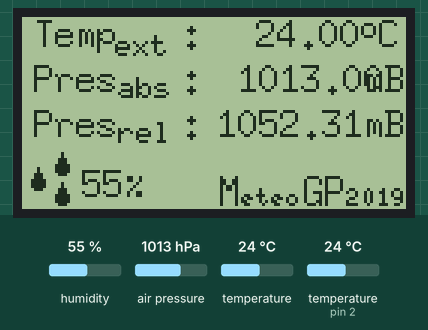
A sketch run on a simulated Arduino Uno, built with avr-gcc and run on an emulated ATmega328P. Shown: 128×64 one-colour display. The test bench sets the inputs (shaded band); at power-on: air pressure 1013 hPa, humidity 55 %, temperature 24 °C, temperature (sensor on pin 2) 24 °C. What the sketch prints to the serial monitor is not drawn.

Above: at 4.9 s.
5.0 s: air pressure set to 952 hPa
At 10.8 s:
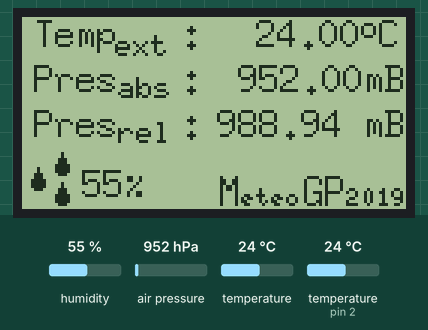
11.5 s: humidity set to 22 %
At 16.3 s:
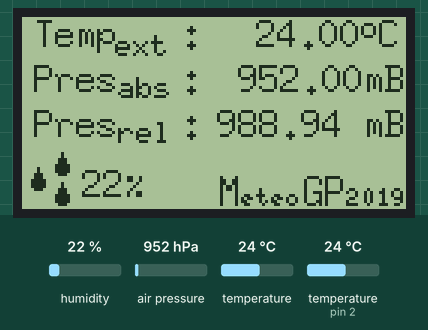
18.0 s: temperature (sensor 0) set to 12 °C
At 23.0 s:
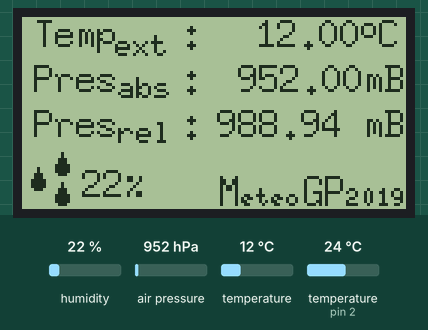
24.5 s: humidity set to 40 %
At 28.6 s:
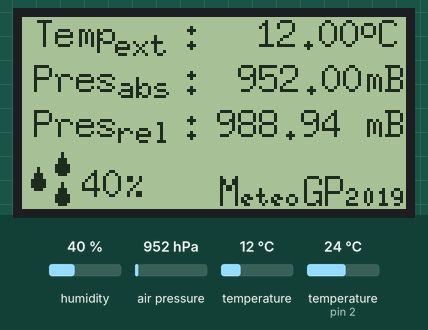
31.0 s: air pressure set to 975 hPa
At 34.3 s:
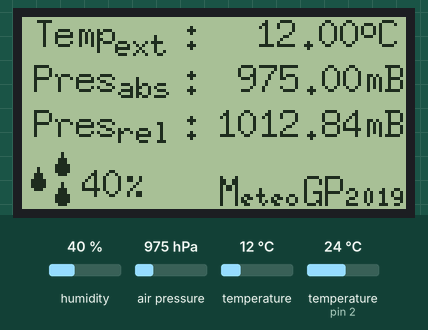
37.5 s: temperature (sensor 0) set to 19 °C
At 40.1 s:
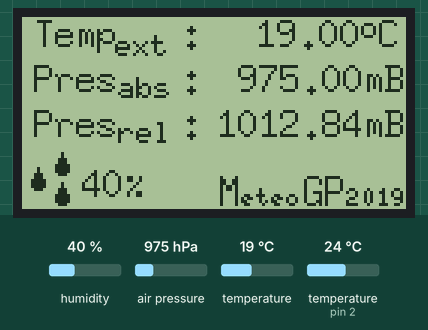
Timing chart, 0 to 41.6 s (numbered marks = the images above; inputs shaded):
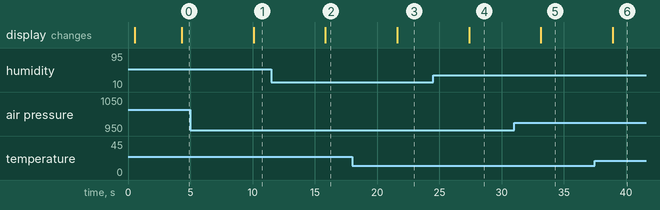

The sketch:

statia_meteo_lcd12864_bmp180_v3.1.ino
```cpp
/* SFE_BMP180 schița exemplului bibliotecii
Această schiță arată cum se utilizează biblioteca SFE_BMP180 pentru a citi
Bosch BMP180 senzor barometric de presiune.
https://www.sparkfun.com/products/11824

*/

#include <SFE_BMP180.h>
#include <Wire.h>
#include <U8glib.h>
#include "DHT.h"

#define DHTPIN 2     // senzorul DHT11 conectat la pinul D2
#define DHTTYPE DHT11   // DHT 11
//#define DHTTYPE DHT22   // DHT 22  (AM2302), AM2321
//#define DHTTYPE DHT21   // DHT 21 (AM2301)

DHT dht(DHTPIN, DHTTYPE);

U8GLIB_ST7920_128X64_1X u8g(7,6,5);  // En, RW, RS          // Creați un obiect u8g care să funcționeze cu afișajul, specificând numărul de ieșire CS pentru magistrala hardware SPI

// You will need to create an SFE_BMP180 object, here called "pressure":

SFE_BMP180 pressure;

#define ALTITUDE 320.0 // Altitudine medie Targu Mures

const uint8_t picaturi[] PROGMEM = {
  0x04,
  0x04,
  0x0E,
  0x0E,
  0x1F,
  0x1F,
  0x1F,
  0x0E
};

void subrutina0(void) {
  // pictez un chenar
  u8g.drawFrame(0,0,127,63);
  // pun un font maricel
  u8g.setFont(u8g_font_unifont);
  //u8g.setFont(u8g_font_osb21);
  u8g.drawStr( 15, 15, "Statie meteo");

//  u8g.setFont(u8g_font_unifont);
  u8g.setFont(u8g_font_6x10);
  u8g.drawStr( 20, 26, "cu senzor BMP180");
  u8g.setFont(u8g_font_5x7);
  u8g.drawStr( 6, 38, "ecran LCD12864 (ST7920)");
  u8g.drawStr( 10, 60, "realizat de Pekatonix");
  u8g.setFont(u8g_font_6x10);
  u8g.drawStr( 25, 50, "versiunea 3.1");
}

void setup()
{
  Serial.begin(9600);
  Serial.println("REBOOT");
  dht.begin();

  // Initialize the sensor (it is important to get calibration values stored on the device).
  if (pressure.begin())
    Serial.println("BMP180 init success");
  else
  {
    // Oops, something went wrong, this is usually a connection problem,
    // see the comments at the top of this sketch for the proper connections.

    Serial.println("BMP180 init fail\n\n");
    while(1); // Pause forever.
  }

    if ( u8g.getMode() == U8G_MODE_R3G3B2 ) {
    u8g.setColorIndex(255);     // white
  }
  else if ( u8g.getMode() == U8G_MODE_GRAY2BIT ) {
    u8g.setColorIndex(3);         // max intensity
  }
  else if ( u8g.getMode() == U8G_MODE_BW ) {
    u8g.setColorIndex(1);         // pixel on
  }
  else if ( u8g.getMode() == U8G_MODE_HICOLOR ) {
    u8g.setHiColorByRGB(255,255,255);
  }
  // parte de prezentare
  u8g.firstPage();
  do {
    subrutina0(); // unde e mesajul de intampinare
  } while( u8g.nextPage() );
 delay(3000);

}

void loop()
{
  char status;
  double T,P,p0,a;
  T = T - 1;  // Corectie temperatura
  // Loop here getting pressure readings every 10 seconds.

  // If you want sea-level-compensated pressure, as used in weather reports,
  // you will need to know the altitude at which your measurements are taken.
  // We're using a constant called ALTITUDE in this sketch:

  Serial.println();
  Serial.print("provided altitude: ");
  Serial.print(ALTITUDE,0);
  Serial.print(" meters, ");
  Serial.print(ALTITUDE*3.28084,0);
  Serial.println(" feet");

  // If you want to measure altitude, and not pressure, you will instead need
  // to provide a known baseline pressure. This is shown at the end of the sketch.

  // You must first get a temperature measurement to perform a pressure reading.

  // Start a temperature measurement:
  // If request is successful, the number of ms to wait is returned.
  // If request is unsuccessful, 0 is returned.

  status = pressure.startTemperature();
  if (status != 0)
  {
    // Wait for the measurement to complete:
    delay(status);

    // Retrieve the completed temperature measurement:
    // Note that the measurement is stored in the variable T.
    // Function returns 1 if successful, 0 if failure.

    status = pressure.getTemperature(T);
    if (status != 0)
    {
      // Print out the measurement:
      Serial.print("temperature: ");
      Serial.print(T,2);
      Serial.print(" deg C, ");
      Serial.print((9.0/5.0)*T+32.0,2);
      Serial.println(" deg F");

      // Start a pressure measurement:
      // The parameter is the oversampling setting, from 0 to 3 (highest res, longest wait).
      // If request is successful, the number of ms to wait is returned.
      // If request is unsuccessful, 0 is returned.

      status = pressure.startPressure(3);
      if (status != 0)
      {
        // Wait for the measurement to complete:
        delay(status);

        // Retrieve the completed pressure measurement:
        // Note that the measurement is stored in the variable P.
        // Note also that the function requires the previous temperature measurement (T).
        // (If temperature is stable, you can do one temperature measurement for a number of pressure measurements.)
        // Function returns 1 if successful, 0 if failure.

        status = pressure.getPressure(P,T);
        if (status != 0)
        {
          // Print out the measurement:
          Serial.print("absolute pressure: ");
          Serial.print(P,2);
          Serial.print(" mb, ");
          Serial.print(P*0.0295333727,2);
          Serial.println(" inHg");

          // The pressure sensor returns abolute pressure, which varies with altitude.
          // To remove the effects of altitude, use the sealevel function and your current altitude.
          // This number is commonly used in weather reports.
          // Parameters: P = absolute pressure in mb, ALTITUDE = current altitude in m.
          // Result: p0 = sea-level compensated pressure in mb

          p0 = pressure.sealevel(P,ALTITUDE); // we're at 1655 meters (Boulder, CO)
          Serial.print("relative (sea-level) pressure: ");
          Serial.print(p0,2);
          Serial.print(" mb, ");
          Serial.print(p0*0.0295333727,2);
          Serial.println(" inHg");

          // On the other hand, if you want to determine your altitude from the pressure reading,
          // use the altitude function along with a baseline pressure (sea-level or other).
          // Parameters: P = absolute pressure in mb, p0 = baseline pressure in mb.
          // Result: a = altitude in m.

          a = pressure.altitude(P,p0);
          Serial.print("computed altitude: ");
          Serial.print(a,0);
          Serial.print(" meters, ");
          Serial.print(a*3.28084,0);
          Serial.println(" feet");
        }
        else Serial.println("error retrieving pressure measurement\n");
      }
      else Serial.println("error starting pressure measurement\n");
    }
    else Serial.println("error retrieving temperature measurement\n");
  }
  else Serial.println("error starting temperature measurement\n");

  // Partea de masarura cu DHT - umiditate
  float h = dht.readHumidity();

  u8g.firstPage();
   do{   char s[2] = " ";

 // Afisez temperatura
   // u8g.drawFrame(0,0,127,14);
    u8g.setFont(u8g_font_7x13);  // folosesc font 6x12
    u8g.drawStr(4, 10, "Temp   :");
    u8g.setFont(u8g_font_6x10);   // folosesc font mai mic pentru indice
    u8g.drawStr(31, 13, "ext");
    u8g.setFont(u8g_font_7x13);
    u8g.setPrintPos( 78, 10); u8g.print(T);
    u8g.setFont(u8g_font_6x12);
    u8g.drawStr(113, 7, "o");
    u8g.setFont(u8g_font_7x13);
    u8g.drawStr(119, 10, "C");

  // Afisez presiunea absoluta
   // u8g.drawFrame(0,15,127,14);
    u8g.setFont(u8g_font_7x13);  // folosesc font 6x12
    u8g.drawStr(4, 25, "Pres   :");
    u8g.setFont(u8g_font_6x10);   // folosesc font mai mic pentru indice
    u8g.drawStr(32, 27, "abs");
    u8g.setFont(u8g_font_7x13);
    u8g.setPrintPos( 72, 25); u8g.print(P);
    u8g.drawStr(114, 25, "mB");

   // Afisez presiunea relativa (sealevel)
   // u8g.drawFrame(0,30,127,14);
    u8g.setFont(u8g_font_7x13);  // folosesc font 6x12
    u8g.drawStr(4, 40, "Pres   :");
    u8g.setFont(u8g_font_6x10);   // folosesc font mai mic pentru indice
    u8g.drawStr(32, 42, "rel");
    u8g.setFont(u8g_font_7x13);
    u8g.setPrintPos( 65, 40); u8g.print(p0);
    u8g.drawStr(114, 40, "mB");

    // Afisez umiditatea relativa
   // u8g.drawFrame(0,45,127,14);
    u8g.setFont(u8g_font_7x13);  // folosesc font 6x12
    u8g.drawBitmapP( 0, 50, 1, 8, picaturi);
    u8g.drawBitmapP( 8, 55, 1, 8, picaturi);
    u8g.drawBitmapP( 8, 45, 1, 8, picaturi);
 //   u8g.drawStr(4, 63, "Umiditate :");
	  u8g.setPrintPos( 20, 60); u8g.print((int)h);
    u8g.setFont(u8g_font_6x12);
    u8g.drawStr(35, 60, "%");

    // Logo
    u8g.setFont(u8g_font_7x14);  // folosesc font 6x12
    u8g.drawStr(66, 63, "M   GP");
    u8g.setFont(u8g_font_5x8);   // folosesc font mai mic pentru indice
    u8g.drawStr(73, 63, "eteo");
    u8g.setFont(u8g_font_5x8);
    u8g.drawStr(108, 63, "2019");

    }    while(u8g.nextPage());

  delay(5000);  // Pause for 5 seconds.
}
```

Measured:
- after the input at 5.0 s, the display: changes after 5.1 s (image 1)
- after the input at 11.5 s, the display: changes after 4.4 s (image 2)
- after the input at 18.0 s, the display: changes after 3.6 s (image 3)
- after the input at 24.5 s, the display: changes after 2.9 s (image 4)
- after the input at 31.0 s, the display: changes after 2.2 s (image 5)
- after the input at 37.5 s, the display: changes after 1.4 s (image 6)
